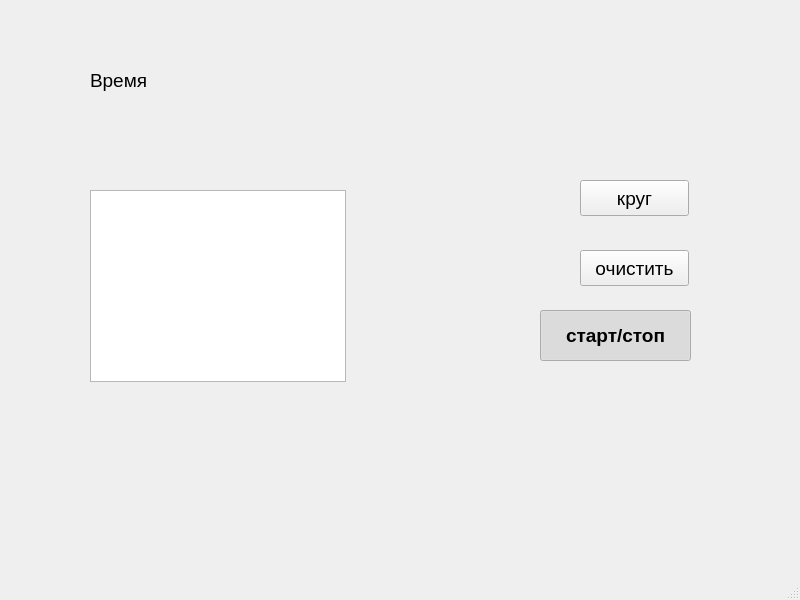
<?xml version="1.0" encoding="UTF-8"?>
<ui version="4.0">
 <class>MainWindow</class>
 <widget class="QMainWindow" name="MainWindow">
  <property name="geometry">
   <rect>
    <x>0</x>
    <y>0</y>
    <width>800</width>
    <height>600</height>
   </rect>
  </property>
  <property name="font">
   <font>
    <pointsize>14</pointsize>
    <bold>false</bold>
   </font>
  </property>
  <property name="windowTitle">
   <string>MainWindow</string>
  </property>
  <property name="autoFillBackground">
   <bool>true</bool>
  </property>
  <property name="animated">
   <bool>true</bool>
  </property>
  <widget class="QWidget" name="centralwidget">
   <widget class="QPushButton" name="pb_round">
    <property name="geometry">
     <rect>
      <x>580</x>
      <y>180</y>
      <width>109</width>
      <height>36</height>
     </rect>
    </property>
    <property name="text">
     <string>круг</string>
    </property>
   </widget>
   <widget class="QPushButton" name="pb_ss">
    <property name="enabled">
     <bool>true</bool>
    </property>
    <property name="geometry">
     <rect>
      <x>540</x>
      <y>310</y>
      <width>151</width>
      <height>51</height>
     </rect>
    </property>
    <property name="font">
     <font>
      <pointsize>14</pointsize>
      <bold>true</bold>
     </font>
    </property>
    <property name="acceptDrops">
     <bool>true</bool>
    </property>
    <property name="autoFillBackground">
     <bool>true</bool>
    </property>
    <property name="inputMethodHints">
     <set>Qt::ImhNone</set>
    </property>
    <property name="text">
     <string>старт/стоп</string>
    </property>
    <property name="checkable">
     <bool>true</bool>
    </property>
    <property name="checked">
     <bool>true</bool>
    </property>
    <property name="default">
     <bool>false</bool>
    </property>
   </widget>
   <widget class="QPushButton" name="pb_clear">
    <property name="geometry">
     <rect>
      <x>580</x>
      <y>250</y>
      <width>109</width>
      <height>36</height>
     </rect>
    </property>
    <property name="text">
     <string>очистить</string>
    </property>
   </widget>
   <widget class="QLabel" name="lb_time">
    <property name="geometry">
     <rect>
      <x>90</x>
      <y>40</y>
      <width>341</width>
      <height>81</height>
     </rect>
    </property>
    <property name="text">
     <string>Время</string>
    </property>
   </widget>
   <widget class="QTextBrowser" name="tbr">
    <property name="geometry">
     <rect>
      <x>90</x>
      <y>190</y>
      <width>256</width>
      <height>192</height>
     </rect>
    </property>
   </widget>
  </widget>
  <widget class="QMenuBar" name="menubar">
   <property name="geometry">
    <rect>
     <x>0</x>
     <y>0</y>
     <width>800</width>
     <height>37</height>
    </rect>
   </property>
  </widget>
  <widget class="QStatusBar" name="statusbar"/>
 </widget>
 <resources/>
 <connections>
  <connection>
   <sender>pb_round</sender>
   <signal>clicked()</signal>
   <receiver>tbr</receiver>
   <slot>paste()</slot>
   <hints>
    <hint type="sourcelabel">
     <x>625</x>
     <y>217</y>
    </hint>
    <hint type="destinationlabel">
     <x>270</x>
     <y>229</y>
    </hint>
   </hints>
  </connection>
  <connection>
   <sender>pb_clear</sender>
   <signal>clicked()</signal>
   <receiver>tbr</receiver>
   <slot>clear()</slot>
   <hints>
    <hint type="sourcelabel">
     <x>595</x>
     <y>304</y>
    </hint>
    <hint type="destinationlabel">
     <x>344</x>
     <y>295</y>
    </hint>
   </hints>
  </connection>
  <connection>
   <sender>pb_ss</sender>
   <signal>toggled(bool)</signal>
   <receiver>lb_time</receiver>
   <slot>update()</slot>
   <hints>
    <hint type="sourcelabel">
     <x>645</x>
     <y>373</y>
    </hint>
    <hint type="destinationlabel">
     <x>129</x>
     <y>90</y>
    </hint>
   </hints>
  </connection>
  <connection>
   <sender>pb_ss</sender>
   <signal>toggled(bool)</signal>
   <receiver>pb_round</receiver>
   <slot>setEnabled(bool)</slot>
   <hints>
    <hint type="sourcelabel">
     <x>687</x>
     <y>369</y>
    </hint>
    <hint type="destinationlabel">
     <x>634</x>
     <y>234</y>
    </hint>
   </hints>
  </connection>
  <connection>
   <sender>pb_clear</sender>
   <signal>clicked()</signal>
   <receiver>MainWindow</receiver>
   <slot>update()</slot>
   <hints>
    <hint type="sourcelabel">
     <x>585</x>
     <y>312</y>
    </hint>
    <hint type="destinationlabel">
     <x>432</x>
     <y>122</y>
    </hint>
   </hints>
  </connection>
 </connections>
</ui>
